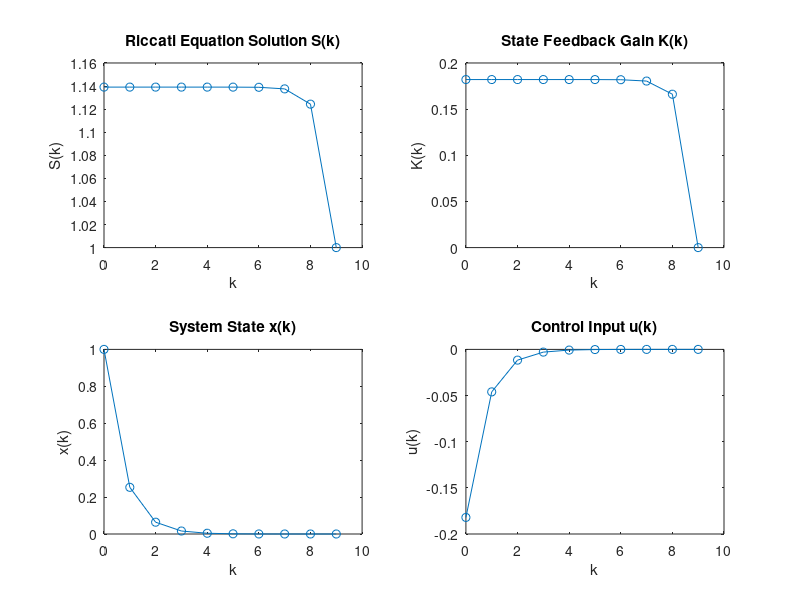

This figure's MATLAB source:
A = 0.3679;     % 状态矩阵 A
B = 0.6321;     % 输入矩阵 B
Q1 = 1;         % 状态权重矩阵 Q1
Q2 = 1;         % 控制权重矩阵 Q2
Q0 = 1;         % 最终条件 Q0

N = 10;         % 总时间步数 N
x(1) = 1;       % 初始状态 x(0)
S = zeros(1, N);  % 初始化S矩阵
S(N) = Q0;      % 终止条件 S(N) = Q0

% 初始化反馈增益矩阵 K(k)
K = zeros(1, N);
S = zeros(1, N);
S(N) = Q0;

% (2) 递归计算 Riccati 方程解 S(k) 和反馈增益 K(k)
for k = N-1:-1:1
    K(k) = (Q2 + B^2 * S(k+1)) \ (B * A * S(k+1));
    S(k) = A^2 * S(k+1) - A * B * K(k) * S(k+1) + Q1 + K(k)^2 * Q2;
end

% 初始化状态 x(k) 和控制量 u(k)
u = zeros(1, N);
x = zeros(1, N);
x(1) = 1;  % 初始状态 x(0)

% (3) 计算状态序列 x(k) 和控制输入序列 u(k)
for k = 1:N-1
    u(k) = -K(k) * x(k);        % 反馈控制规律
    x(k+1) = A * x(k) + B * u(k);  % 状态更新
end

% (4) 绘制结果图像
k = 0:N-1;

figure;

% 图1: Riccati 方程的解 S(k)
subplot(2,2,1);
plot(k, S, 'o-');
ylabel('S(k)');
xlabel('k');
title('Riccati Equation Solution S(k)');

% 图2: 反馈增益 K(k)
subplot(2,2,2);
plot(k, K, 'o-');
ylabel('K(k)');
xlabel('k');
title('State Feedback Gain K(k)');

% 图3: 状态 x(k)
subplot(2,2,3);
plot(k, x, 'o-');
ylabel('x(k)');
xlabel('k');
title('System State x(k)');

% 图4: 控制输入 u(k)
subplot(2,2,4);
plot(k, u, 'o-');
ylabel('u(k)');
xlabel('k');
title('Control Input u(k)');
